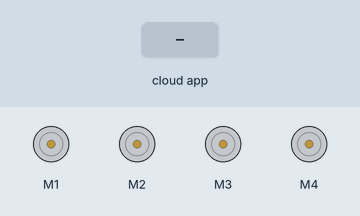
Recording of a sketch running on a simulated Arduino Uno, built with avr-gcc and run on an emulated ATmega328P. On the bench: 4 × DC motor (green arrow = forward, orange = backward, longer = faster). The test bench sets the inputs (shaded band). The ROS host is connected and sends only what is stated.

Above: at 1.2 s.
1.3 s: the phone or cloud app sets PWM_Values to 0
2.8 s: the phone or cloud app sets PWM_Values to 45
At 4.0 s:
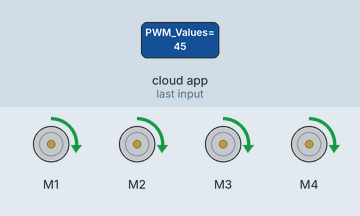
4.3 s: the phone or cloud app sets PWM_Values to 90
At 5.2 s:
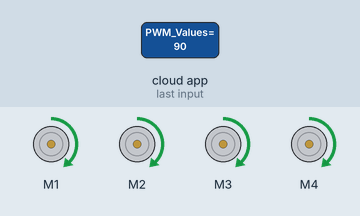
5.8 s: the phone or cloud app sets PWM_Values to 180
At 6.4 s:
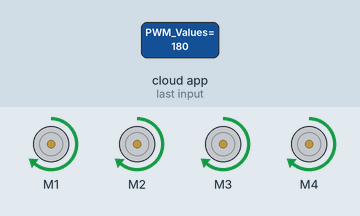
Timing chart, 0 to 8.3 s (numbered marks = the images above; inputs shaded):
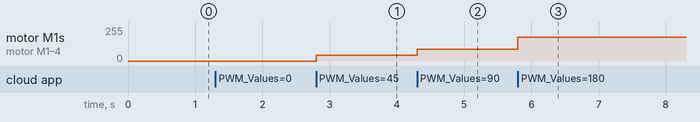

The sketch:

rosserial.ino
```cpp
#if defined(ARDUINO) && ARDUINO >= 100
  #include "Arduino.h"
#else
  #include <WProgram.h>
#endif

#include <ros.h>
#include <std_msgs/Float32.h>
#include <std_msgs/Int64.h>
#include <std_msgs/Int16.h>
#include <AFMotor.h>
#include <std_msgs/UInt16.h>


ros::NodeHandle  nh;


AF_DCMotor motor1(1, MOTOR12_64KHZ);

AF_DCMotor motor2(2, MOTOR12_64KHZ);

AF_DCMotor motor3(3, MOTOR12_64KHZ);

AF_DCMotor motor4(4, MOTOR12_64KHZ);

void pwm_input( const std_msgs::UInt16& pwm_value){
  int pwm =0;
  pwm = pwm_value.data;

  motor1.setSpeed(pwm);
  motor2.setSpeed(pwm);
  motor3.setSpeed(pwm);
  motor4.setSpeed(pwm);
  motor1.run(FORWARD);
  motor2.run(FORWARD);
  motor3.run(FORWARD);
  motor4.run(FORWARD);
  delay(1000);

}

ros::Subscriber<std_msgs::UInt16> pwm("PWM_Values", pwm_input);

void setup()
{
  nh.initNode();
  nh.subscribe(pwm);


}

void loop()
{

  nh.spinOnce();
  delay(1);


}
```

Measured:
- after the input at 2.8 s, motor M1–4: stopped → forward 45/255 at once
- after the input at 4.3 s, motor M1–4: forward 45/255 → forward 90/255 at once
- after the input at 5.8 s, motor M1–4: forward 90/255 → forward 180/255 at once
